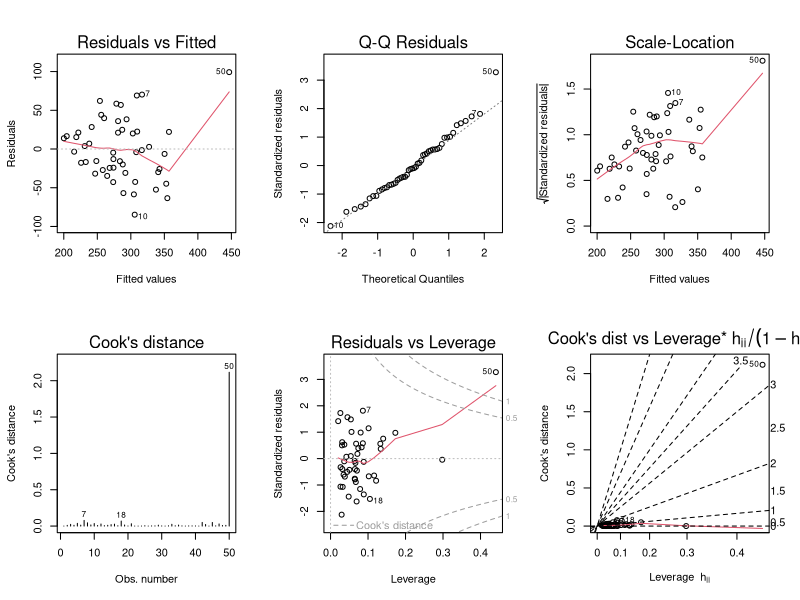

R code for this plot: (Note: this script raises an error after producing the figure.)
## ---- chunk 1
knitr::opts_chunk$set(echo = TRUE)
## ---- chunk 2
educ.df <- read.table("educ.txt", header=TRUE)
educ.lm <- lm(educ~percap+under18+urban, data=educ.df)
## ---- chunk 3
hmds <- influence(educ.lm)$hat ## hatvalues(GLM)
hii = ncol(educ.df)/nrow(educ.df)
(hmds[which(hmds>3*hii)])
## ---- chunk 4
educ.res = residuals(educ.lm)
library(MASS)
educ.stdres = stdres(educ.lm) ## Standardised Residuals
educ.studres = studres(educ.lm) ## Studentised Residuals
## Deviance Residuals: residuals(GLM, type="deviance")
## Pearson Residuals: residuals(GLM, type="pearson")
## ---- chunk 5
cd <- cooks.distance(educ.lm) ## The method applies to GLM as well
(cd[which(cd>=0.5)])
## ---- chunk 6
par(pty = "s", mfrow = c(2, 3))
plot(educ.lm, 1:6)
## ---- chunk 7
Xmat <- model.matrix(educ.lm)[,-1] ## Remove the response variable
diag(solve(cor(Xmat)))
## ---- chunk 8
boxcox(educ.lm)
## ---- chunk 9
library(mgcv)
budworm.df <- read.table("budworm.txt", header=TRUE)
budworm.gam <- gam(cbind(s, n-s)~ sex + s(dose, k=3), family=binomial, data=budworm.df)
plot(budworm.gam, residuals=T, pages=1, pch=20)
